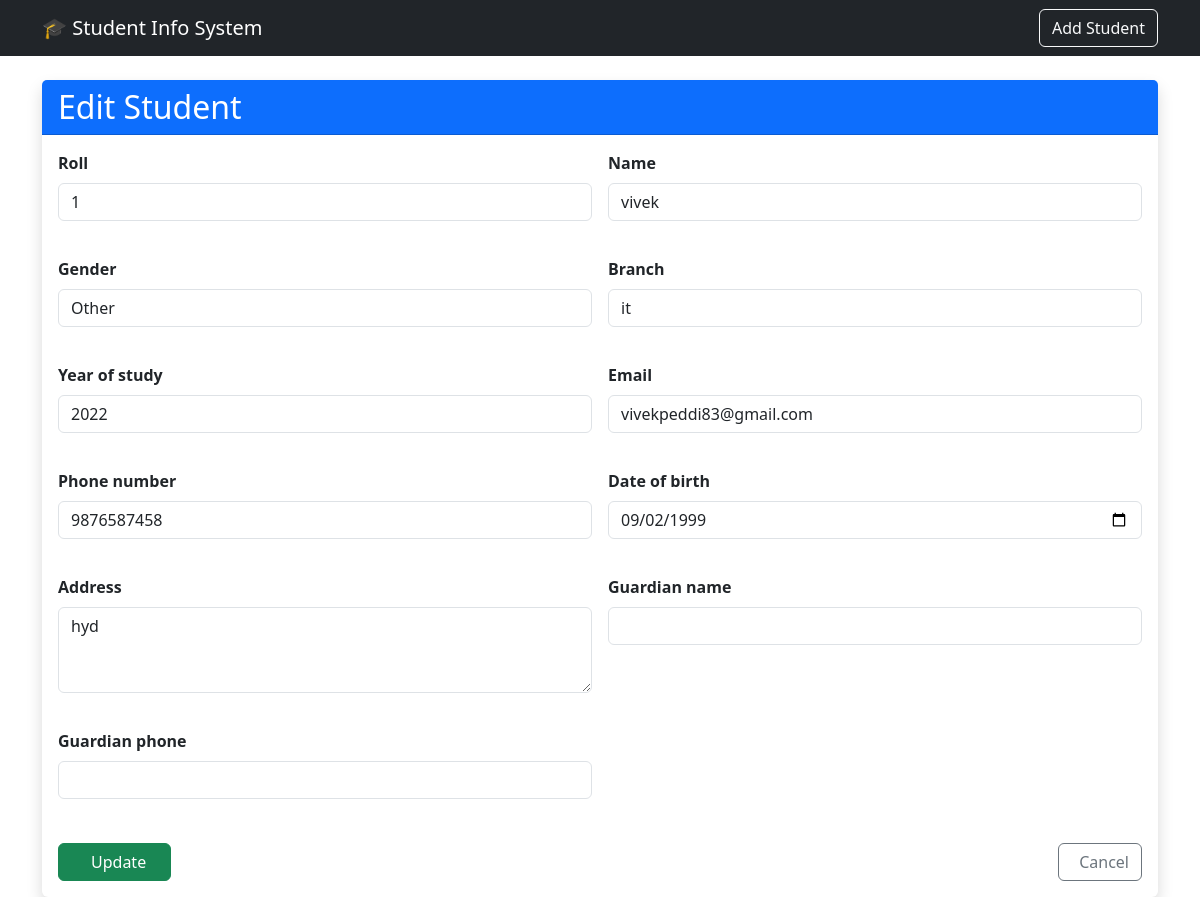
The page /student/1/edit/ on the database its author committed.
### students/models.py (models this page shows, shortened)
class Student(models.Model):
    GENDER_CHOICES = [
        ('M', 'Male'),
        ('F', 'Female'),
        ('O', 'Other'),
    ]
    phone_regex = RegexValidator(
        regex=r'^\+?1?\d{9,15}$',
        message="Phone number must be entered in the format: '+999999999'. Up to 15 digits allowed."
    )
    roll = models.IntegerField(unique=True, null=True, blank=True)
    name = models.CharField(max_length=100, null=True, blank=True)
    gender = models.CharField(max_length=1, choices=GENDER_CHOICES, null=True, blank=True)
    branch = models.CharField(max_length=100, null=True, blank=True)
    year_of_study = models.PositiveSmallIntegerField(
        validators=[
            MinValueValidator(1),
            MaxValueValidator(5)
        ],
        null=True,
        blank=True
    )
    email = models.EmailField(null=True, blank=True)
    is_active = models.BooleanField(default=True)
    created_at = models.DateTimeField(auto_now_add=True, null=True, blank=True)
    phone_number = models.CharField(
        max_length=15,
        validators=[phone_regex],
        blank=True,
        null=True
    )
    date_of_birth = models.DateField(blank=True, null=True)
    address = models.TextField(blank=True, null=True)
    guardian_name = models.CharField(max_length=100, blank=True, null=True)
    guardian_phone = models.CharField(
        max_length=15,
        blank=True,
        null=True,
        validators=[phone_regex]
    )
    admission_date = models.DateField(auto_now_add=True, null=True, blank=True)

### students/views.py (the view)
# urls.py: path('student/<int:pk>/edit/', views.student_edit, name='student_edit'),
def student_edit(request, pk):
    student = get_object_or_404(Student, pk=pk)
    if request.method == 'POST':
        form = StudentForm(request.POST, instance=student)
        if form.is_valid():
            student = form.save()
            return redirect('student_detail', pk=student.pk)
    else:
        form = StudentForm(instance=student)
    return render(request, 'students/student_form.html', {'form': form})

### students/templates/students/student_form.html (shortened to what this page needs)
{% extends 'students/base.html' %}
{% load widget_tweaks %}
{% block content %}
<div class="card">
    <div class="card-header bg-primary text-white">
        <h2 class="mb-0">{{ form.instance.pk|yesno:"Edit Student,Add New Student" }}</h2>
    </div>
    <div class="card-body">
        <form method="POST" novalidate>
            <div class="row g-3 mb-4">
                {% for field in form %}
                <div class="col-md-6">
                    <div class="form-group">
                        <label class="form-label fw-bold">{{ field.label }}{% if field.field.required %}*{% endif %}</label>
                        {% if field.errors %}
                            {% render_field field class="form-control is-invalid" %}
                            <div class="invalid-feedback">
                                {% for error in field.errors %}
                                    {{ error }}
                                {% endfor %}
                            </div>
                        {% else %}
                            {% render_field field class="form-control" %}
                        {% endif %}
                    </div>
                </div>
                {% endfor %}
            </div>
            <div class="d-flex justify-content-between mt-4">
                <button type="submit" class="btn btn-success px-4">
                    {{ form.instance.pk|yesno:"Update,Create" }}
                </button>
                <a href="{% if form.instance.pk %}{% url 'student_detail' form.instance.pk %}{% else %}{% url 'student_list' %}{% endif %}"
                   class="btn btn-outline-secondary">
                    Cancel
                </a>
            </div>
        </form>
    </div>
</div>
{% endblock %}

### students/templates/students/student_form.html (style rules this page uses)
.form-group { margin-bottom: 1.25rem; }
.card { border: none; box-shadow: 0 0.5rem 1rem rgba(0, 0, 0, 0.15); }

### rows shown on the page
Student: instance.pk "Edit Student", roll "1" "vivek" "Other" "it" "2022" "vivekpeddi83@gmail.com" "9876587458" "09/02/1999" "hyd", instance.pk "Update"

### other values the page prints
{{ field.label }} "Roll" "Name" "Gender" "Branch" "Year of study" "Email" "Phone number" "Date of birth" "Address" "Guardian name" "Guardian phone"
